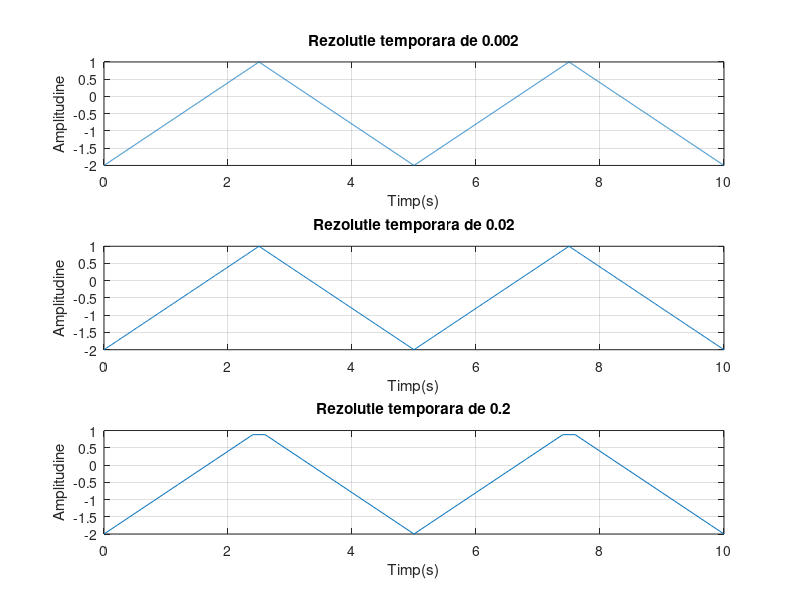

This chart was generated by the following MATLAB code:
%TEMA ex. 2

t1=0:0.002:10;
t2=0:0.02:10;
t3=0:0.2:10;

x1=-0.5+1.5*sawtooth(2*pi*0.2*t1,0.5); %functie ce genereaza semnalul triunghiular
x2=-0.5+1.5*sawtooth(2*pi*0.2*t2,0.5); %functie ce genereaza semnalul triunghiular
x3=-0.5+1.5*sawtooth(2*pi*0.2*t3,0.5); %functie ce genereaza semnalul triunghiular

subplot(3,1,1)                         %functie ce imparte graficeul in subgrafice
plot(t1,x1),grid,title('Rezolutie temporara de 0.002'),xlabel('Timp(s)'),ylabel('Amplitudine')



subplot(3,1,2)                         %functie ce imparte graficeul in subgrafice
plot(t2,x2),grid,title('Rezolutie temporara de 0.02'),xlabel('Timp(s)'),ylabel('Amplitudine')



subplot(3,1,3)                         %functie ce imparte graficeul in subgrafice
plot(t3,x3),grid,title('Rezolutie temporara de 0.2'),xlabel('Timp(s)'),ylabel('Amplitudine')

